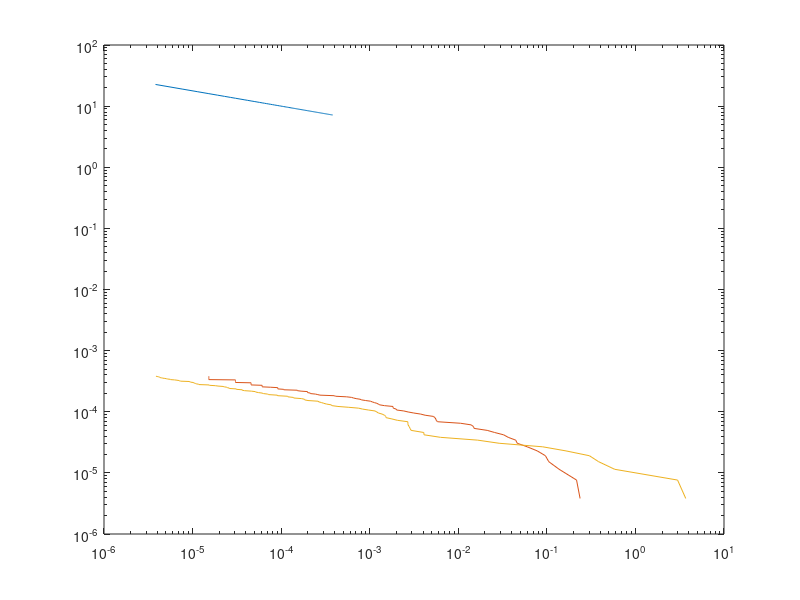

Reproduce this figure in MATLAB.
% -------------------------------------------------------------------
%  Generated by MATLAB on 30-Nov-2016 10:27:33
%  MATLAB version: 9.0.0.341360 (R2016a)
% -------------------------------------------------------------------
clear;
clc;

N = [8 16 32 64 128 256 512];
NumberFires = 100;

statistics = ...
  [1 1 2 1 2 2 1;
   2 1 2 4 1 2 1;
   1 1 2 1 1 1 3;
   2 1 2 4 4 6 8;
   1 3 1 4 1 7 8;
   1 2 4 5 2 5 3;
   5 3 7 7 1 4 4;
   1 1 7 1 1 3 21;
   2 3 8 1 1 2 14;
   3 6 14 1 3 1 2;
   5 11 2 1 14 4 11;
   1 1 1 18 5 1 2;
   3 14 2 40 20 17 29;
   5 4 3 35 28 53 51;
   1 1 8 2 2 41 6;
   1 9 6 18 19 85 31;
   1 1 5 147 2 4 3;
   3 1 2 18 6 51 100;
   1 7 6 49 11 14 23;
   2 2 30 15 70 13 5;
   4 8 8 30 11 2 4;
   1 29 124 28 50 3 267;
   8 1 1 605 293 6 517;
   6 1 20 42 602 369 354;
   9 2 1 22 5 10 16;
   2 15 20 583 138 2 62;
   6 1 38 151 1 989 150;
   1 8 1 45 171 357 6910;
   1 2 21 9 375 2400 27;
   1 2 1 129 87 1 4;
   2 1 9 1 2541 15546 4;
   1 1 47 4 12 2 6410;
   3 20 7 2 22 1 9;
   2 1 14 21 26 13 295;
   4 1 20 28 1309 6882 1;
   3 1 1 1 6 1 120003;
   2 3 49 1 31 5109 1;
   1 21 2 16 284 74 18;
   1 2 2 296 23 3 1;
   2 3 7 54 18 18 17;
   2 24 24 2 20 1 1004;
   7 4 30 53 15 3 14;
   4 6 2 1 2 36 4;
   2 15 8 43 4 82 3;
   2 2 36 44 16 1 4;
   1 2 62 28 730 365 87;
   1 9 17 160 93 247 280;
   2 31 19 41 30 973 2;
   1 1 1 8 185 1 18;
   2 8 1 57 1479 6 37;
   4 3 25 113 150 14 249;
   3 31 9 2 3 1 288;
   1 2 1 38 322 43 376;
   2 10 8 135 11 26 106;
   1 11 2 1 11 343 246;
   8 2 16 104 22 11 4;
   9 2 1 115 3 67 11;
   2 10 2 49 5 121 2;
   1 5 1 13 3 120 24774;
   1 20 3 4 380 130 6111;
   1 13 41 2 7 1 52;
   1 1 7 139 4 27 1026;
   4 12 14 17 12 132 3;
   2 1 78 3 681 9023 38;
   1 14 1 279 11 6315 160;
   2 4 1 63 8 1390 38;
   1 18 146 98 2 178 88305;
   1 12 29 17 1 159 4645;
   1 1 8 2 1696 382 3;
   2 2 19 52 14 2915 5;
   9 9 2 10 117 96 41;
   2 8 7 211 3 3035 2022;
   1 6 6 8 96 3 3;
   1 2 2 2 288 6 4;
   6 2 17 48 11 1686 6093;
   3 1 1 148 924 13 1405;
   1 1 5 260 11 915 1;
   7 39 47 5 5 2 14;
   1 4 44 19 15 694 1;
   2 5 4 7 1044 70 3;
   2 4 19 240 950 206 12;
   1 16 17 383 1 10 12;
   6 10 15 75 365 59 30;
   5 4 14 1 781 3932 2;
   6 2 26 2 7 1 827;
   4 4 7 44 299 2 180;
   1 1 1 27 14 4 106;
   1 3 236 4 496 16 60;
   3 2 1 42 19 277 10;
   1 2 1 192 15 120 9;
   4 4 1 50 1 79 6;
   3 2 64 6 2 2 1;
   1 6 4 18 322 14181 7;
   1 12 8 1 1 1 229;
   6 21 4 1 1 3 104;
   3 15 4 769 7 2129 91;
   1 4 18 1 13 3 107;
   2 4 50 94 542 4 13130;
   5 3 2 64 12 46 16;
   3 3 9 7 525 7 473];


 
 yValues = (1:NumberFires)./512^2;
 
 ratio = zeros(100,7);
 for i = 1:7
   ratio(:,i) = sort(statistics(:,i)./(N(i)^2), 'descend');
 end
 
%  loglog(ratio(:,1), yValues);

 
%  loglog(ratio(:,1),yValues, ratio(:,2), yValues, ratio(:,3), yValues, ratio(:,4), yValues, ratio(:,5), yValues, ratio(:,6), yValues, ratio(:,7), yValues);
% TAU = 1.9;
% yLine = (yValues.*(NumberFires)).^(1-TAU);
% loglog(yValues, yLine, ratio(:,1),yValues); 

% loglog(yValues, yLine);

% TAU = 1.7;
% yLine = (yValues.*(NumberFires)).^(1-TAU);
% loglog(yValues, yLine, ratio(:,2),yValues);
% 
% TAU = 1.6;
% yLine = (yValues.*(NumberFires)).^(1-TAU);
% syntheticPowerLaw = rand(NumberFires, 1);
% syntheticPowerLaw =  arrayfun(@(x) 1/512^2*(1-x)^(-1/(TAU-1)), syntheticPowerLaw);
% syntheticPowerLaw = sort(syntheticPowerLaw, 'descend');
% loglog(yValues, yLine, ratio(:,3),yValues, syntheticPowerLaw, yValues);
% 
% TAU = 1.5;
% yLine = (yValues).^(1-TAU);
% syntheticPowerLaw = rand(NumberFires, 1);
% syntheticPowerLaw =  arrayfun(@(x) 1/512^2*(1-x)^(-1/(TAU-1)), syntheticPowerLaw);
% syntheticPowerLaw = sort(syntheticPowerLaw, 'descend');
% loglog(yValues, yLine, ratio(:,4),yValues, syntheticPowerLaw, yValues);
% 
% TAU = 1.3;
% yLine = (yValues).^(1-TAU);
% syntheticPowerLaw = rand(NumberFires, 1);
% syntheticPowerLaw =  arrayfun(@(x) 1/512^2*(1-x)^(-1/(TAU-1)), syntheticPowerLaw);
% syntheticPowerLaw = sort(syntheticPowerLaw, 'descend');
% loglog(yValues, yLine, ratio(:,5),yValues, syntheticPowerLaw, yValues);
% 
TAU = 1.25;
yLine = (yValues).^(1-TAU);
syntheticPowerLaw = rand(NumberFires, 1);
syntheticPowerLaw =  arrayfun(@(x) 1/512^2*(1-x)^(-1/(TAU-1)), syntheticPowerLaw);
syntheticPowerLaw = sort(syntheticPowerLaw, 'descend');
loglog(yValues, yLine, ratio(:,6),yValues, syntheticPowerLaw, yValues);
% 
% TAU = 1.2;
% yLine = (yValues).^(1-TAU);
% syntheticPowerLaw = rand(NumberFires, 1);
% syntheticPowerLaw =  arrayfun(@(x) 1/512^2*(1-x)^(-1/(TAU-1)), syntheticPowerLaw);
% syntheticPowerLaw = sort(syntheticPowerLaw, 'descend');
% loglog(yValues, yLine, ratio(:,7),yValues, syntheticPowerLaw, yValues);
%  

